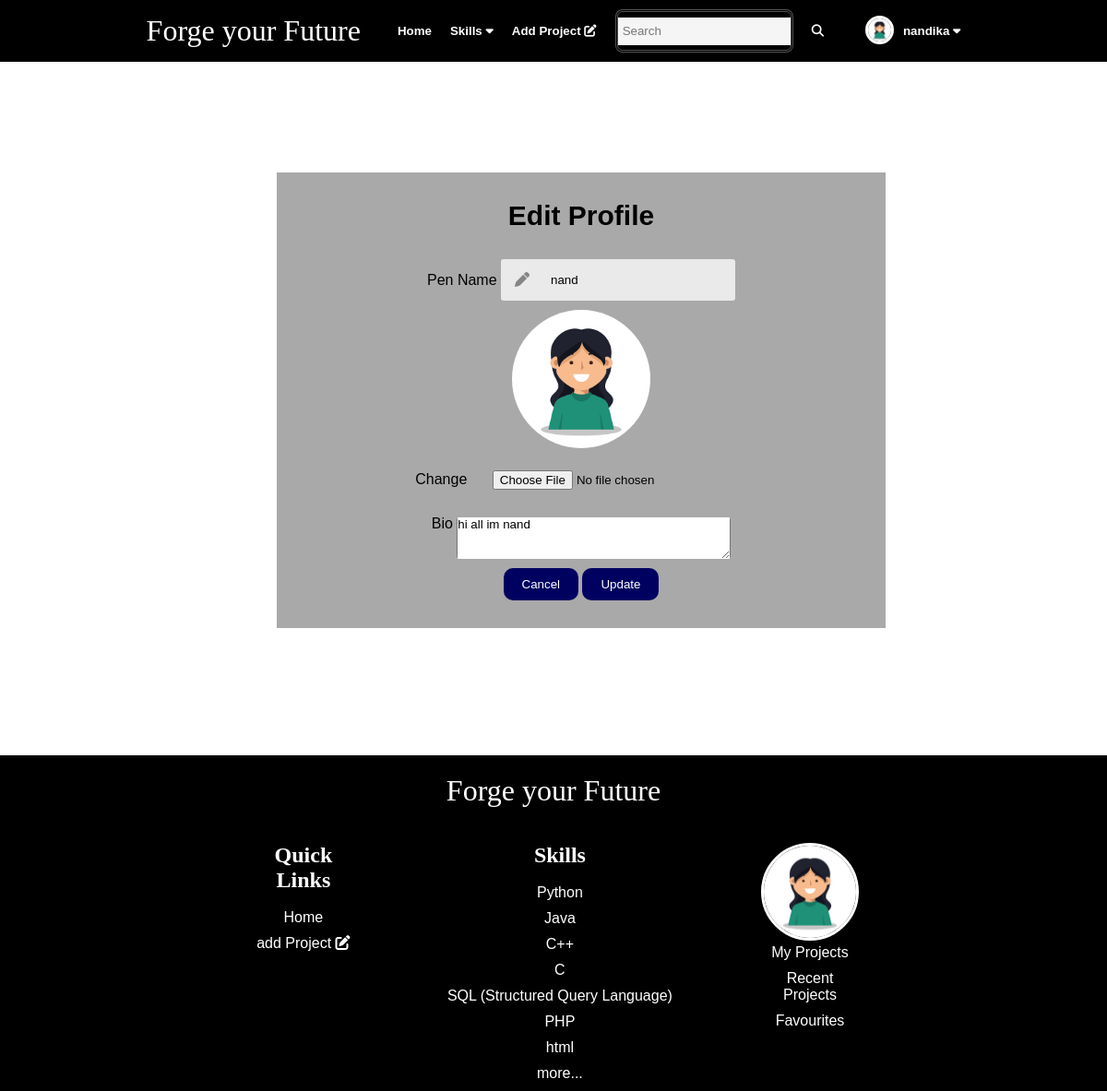
Page /profile/edit/ (signed in) on the committed database.
### fyf_app/models.py (models this page shows, shortened)
class Profile(models.Model):
    user = models.OneToOneField(User, on_delete=models.CASCADE)
    profile_id = models.AutoField(primary_key=True)
    pen_name = models.CharField(max_length=250)
    profile_photo = models.ImageField(upload_to='profile_photo/')
    bio = models.TextField()

class Skill(models.Model):
    skill_id = models.AutoField(primary_key=True)
    name = models.CharField(max_length=255)
    description = models.TextField()

### fyf_app/views.py (the view)
# urls.py: path('profile/edit/', edit_profile, name='edit_profile'),
def edit_profile(request):
    if request.method == 'POST':
        form = ProfileForm(request.POST, request.FILES, instance=request.user.profile)
        if form.is_valid():
            form.save()
            return redirect('home')
    else:
        form = ProfileForm(instance=request.user.profile)
    username = request.user.username
    user_details = User.objects.get(username=username)
    profile_details = Profile.objects.get(user=user_details.id)
    skills = Skill.objects.all
    return render(request, 'profile/edit_profile.html', {'form': form, 'User': user_details, 'Profile': profile_details, 'Skills': skills})

### fyf_app/forms.py
class ProfileForm(forms.ModelForm):
    class Meta:
        model = Profile
        fields = ['pen_name', 'bio', 'profile_photo']
        widgets = {
            'bio': forms.Textarea(attrs={'rows': 3, 'cols': 35}),
            'pen_name': forms.TextInput(),
            'profile_photo': forms.ClearableFileInput(attrs={'class': 'form-control-file', 'id': 'profile_photo'})
        }

### fyf_app/templates/profile/edit_profile.html (shortened to what this page needs)
{% extends 'base.html' %}
{% load static %}
    {% block content %}
        <div class="container">
            <form method="POST" enctype="multipart/form-data">
                <h5 id="title">Edit Profile</h5>
                <div class="form-group">
                    <label for="{{ form.pen_name.id_for_label }}">Pen Name</label>
                    <div class="input-group">
                        <div class="input-group-prepend">
                            <span class="input-group-text"><i class="fas fa-pen"></i></span>
                        </div>
                        {{ form.pen_name }}
                    </div>
                </div>
                <div class="form-group">
                    <img id="profile-photo-preview" src="{{ form.instance.profile_photo.url }}" alt="Profile Photo" width="150" style="border-radius: 100px;">
                    <br>
                    Change
                    <input type="file" name="profile_photo" class="form-control-file" id="profile-photo-input" accept="image/*">
                </div>
                <div class="form-group">
                    <label for="{{ form.bio.id_for_label }}">Bio</label>
                    <div class="input-group">
                        {{ form.bio }}
                    </div>
                </div>
                <div class="btn-field">
                    <button><a href="{%url 'home' %}">Cancel</a></button>
                    <button type="submit" class="btn btn-primary">Update</button>
                </div>
            </form>
        </div>
        <link rel="stylesheet" href="{% static 'css/create_user.css' %}">
    {% endblock %}

### fyf_app/templates/base.html (shortened to what this page needs)
{% load static %}
<!DOCTYPE html>
<html lang="en">
<head>
    <link rel="stylesheet" href="{% static 'css/stylesheet.css' %}">
</head>
<body>
    <div id="header">
        <div class="navbar">
            <button class="nav-button"><p class="head-title">Forge your Future</p></button>
            <button class="nav-button">
                <button><a href="{% url 'home' %}">Home</a></button>
                <div class="dropdown">
                    <button class="dropbtn">
                        Skills <i class="fa-solid fa-caret-down" style="color: inherit;"></i>
                    </button>
                </div>
            </button>
            <button><a href="{% url 'create_project' %}">Add Project <i class="fa-solid fa-pen-to-square" style="color: inherit;"></i></a></button>
            <button class="search">
                <form action="{% url 'search' %}" method="GET">
                    <input type="text" name="q" placeholder="Search" autocomplete="off" style="height: 30px; margin: 0; padding: 0 5px; background-color: whitesmoke;">
                    <button type="submit"><i class="fa-solid fa-magnifying-glass" style="color: inherit; padding: 0 5px 0 0;"></i></button>
                </form>
            </button>
            <button class="nav-button">
                <button style="border-radius: 50%; margin-right: 0;">
                    {% if user.is_authenticated %}
                        {% if Profile.profile_photo %}
                            <img src="{{ Profile.profile_photo.url }}" alt="{{ Profile.pen_name }}" style="height: 25px; border-radius: 50%; border-style: solid;">
                        {% else %}
                            <img src="../media/user.png" alt="{{ Profile.pen_name }}" style="height: 25px; border-radius: 50%; border-style: solid;">
                        {% endif %}
                    {% else %}
                        <button><a href="./registration/login.html">Login</a></button>
                    {% endif %}
                </button>
                <div class="dropdown">
                    <button class="dropbtn">
                        {{ User.username }} <i class="fa-solid fa-caret-down" style="color: inherit"></i>
                    </button>
                </div>
            </button>
        </div>
    </div>
    <div id="content">
        {% block content %}{% endblock %}
    </div>
    <div id="footer">
        <br>
        <footer>
            <p class="head-title" style="padding: 20px;">Forge your Future</p>
            <br>
            <div class="footer-content">
                <div class="col-1">
                    <h2>Quick Links</h2>
                    <br>
                    <a href="{% url 'home' %}">Home</a>
                    <a href="{% url 'create_project' %}">add Project <i class="fa-solid fa-pen-to-square" style="color: inherit;"></i></a>
                </div>
                <div class="col-2">
                    <h2>Skills</h2>
                    <br>
                    <div class="col-a">
                        {% for skill in Skills %}
                            {% if forloop.counter <= 4 %}
                                <a href="{% url 'skill_projects' skill_name=skill.name %}">{{ skill.name }}</a>
                            {% endif %}
                        {% endfor %}
                    </div>
                    <div class="col-b">
                        {% for skill in Skills %}
                            {% if forloop.counter > 5 and forloop.counter <= 9 %}
                                <a href="{% url 'skill_projects' skill_name=skill.name %}">{{ skill.name }}</a>
                            {% endif %}
                        {% endfor %}
                        <a href="{% url 'skills' %}">more...</a>
                    </div>
                </div>
                <div class="col-3">
                    <img src="{{ Profile.profile_photo.url }}" alt="{{ Profile.pen_name }}" style="height: 100px; border-radius: 50%; border-style: solid;">
                    <a href="{% url 'my_list'%}">My Projects</a>
                    <a href="{% url 'read_list'%}">Recent Projects</a>
                    <a href="{% url 'liked_projects'%}">Favourites</a>
                </div>
            </div>
        </footer>
    </div>
</body>
</html>

### fyf_app/static/css/stylesheet.css (style rules this page uses)
* { margin: 0; padding: 0; font-family:'Lucida Sans'; }
a { color: inherit; text-decoration: none; }
.head-title { font-weight: 500; font-size: xx-large; font-family: 'Brush Script MT', cursive; }
.navbar { display: flex; color: white; background-color: black; justify-content: center; box-shadow: 2px 2px 10px #888888; }
.navbar button { border: none; margin: 10px; color: inherit; font-weight: bold; background-color: inherit; }
.navbar button a { padding: 20px 0; }
.navbar .search { border-style: double; border-radius: 8px; border-color: #93939391;; }
@media only screen and (min-width: 750px) { .navbar .search { display: block; } }
.dropdown { float: left; overflow: hidden; }
.dropdown .dropbtn { color: inherit; padding: 16px 0; background-color: inherit; }
footer { color: white; padding: 0 20%; text-align: center; background-color: black; }
footer .footer-content { display: flex; justify-content: center; }
@media only screen and (min-width: 900px) { footer .footer-content { display: flex; } }
footer h2 { font-family: cursive; }
footer div { display: block; padding: 0 2% ; }
footer div a { list-style: none; display: list-item; padding-bottom: 10px; }
footer .col-2 .col-a, footer .col-2 .col-b { padding: 0 25px; list-style: none; display: inline-block; }

### fyf_app/static/css/create_user.css (style rules this page uses)
* { margin: 0; padding: 0; font-family:'Lucida Sans', 'Lucida Sans Regular', 'Lucida Grande', 'Lucida Sans Unicode', Geneva, Verdana, sans-serif }
body { background-image: url('https://images.pexels.com/photos/3747468/pexels-photo-3747468.jpeg?auto=compress&cs=tinysrgb&w=1260&h=750&dpr=1'); background-repeat: no-repeat; background-size: cover; }
.container form { width: 650px; margin: 10% 25%; padding: 30px 5px; text-align: center; background: #a1a1a1e8; }
form h5 { font-size: 30px; margin-bottom: 20px; }
.form-group { display: block; }
.input-group { background: #eaeaea; margin: 10px 0; border-radius: 3px; display: inline-flex; align-items: center; max-height: 45px; overflow: hidden; }
.input-group i { margin-left: 15px; color: #858585; }
input { border: 0; outline: 0; padding: 18px 15px; background: transparent; }
.btn-field button { border: 0; border-radius: 10px; padding: 10px 20px; color: #fff; background-color: rgb(0, 0, 97); }

### fyf_app/templates/profile/edit_profile.html (style rules this page uses)
.navbar { box-shadow: none; }
input { padding: 10px 8px; margin: 10px 15px; }

### rows in the picture
Profile: profile_photo (picture), pen_name "nand", instance.profile_photo (picture), bio "hi all im nand"
Skill: name "Python"
Skill: name "Java"
Skill: name "C++"
Skill: name "C"
Skill: name "SQL (Structured Query Language)"
Skill: name "PHP"
Skill: name "html"

### other values in the picture
{{ User.username }} "nandika"
